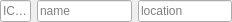
<?xml version="1.0" encoding="UTF-8"?>
<ui version="4.0">
 <class>CAirportCompleter</class>
 <widget class="QFrame" name="CAirportCompleter">
  <property name="geometry">
   <rect>
    <x>0</x>
    <y>0</y>
    <width>232</width>
    <height>22</height>
   </rect>
  </property>
  <property name="windowTitle">
   <string>Airport completer</string>
  </property>
  <layout class="QHBoxLayout" name="hl_AirportCompleter" stretch="1,3,3">
   <property name="leftMargin">
    <number>0</number>
   </property>
   <property name="topMargin">
    <number>0</number>
   </property>
   <property name="rightMargin">
    <number>0</number>
   </property>
   <property name="bottomMargin">
    <number>0</number>
   </property>
   <item>
    <widget class="QLineEdit" name="le_Icao">
     <property name="placeholderText">
      <string>ICAO</string>
     </property>
    </widget>
   </item>
   <item>
    <widget class="QLineEdit" name="le_Name">
     <property name="placeholderText">
      <string>name</string>
     </property>
    </widget>
   </item>
   <item>
    <widget class="QLineEdit" name="le_Location">
     <property name="placeholderText">
      <string>location</string>
     </property>
    </widget>
   </item>
  </layout>
 </widget>
 <tabstops>
  <tabstop>le_Icao</tabstop>
  <tabstop>le_Name</tabstop>
  <tabstop>le_Location</tabstop>
 </tabstops>
 <resources/>
 <connections/>
</ui>
